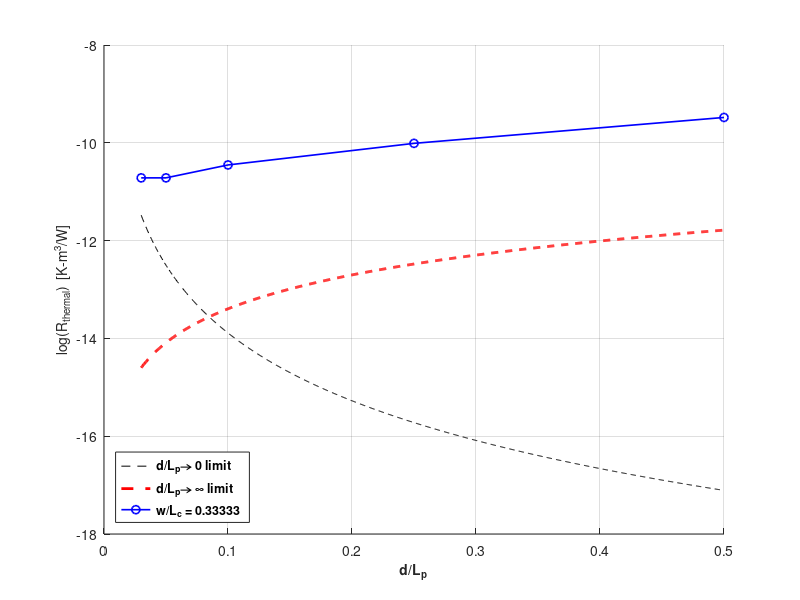

Reproduce this figure in MATLAB.
clc
close all
% clear all

%deltas
delta_T=43;
delta_P=50;

%FLUID PROPS
rho=1.225;
k=0.0242;
cp=1006.43;
mu=1.7894e-5;
alpha=k/rho/cp;

%GEOMETRY PARAMS
w = [0.005 0.015 0.05];
Lc = [0.015 0.015 0.015];
d = [0.0005 0.001 0.0025 0.005];
da= linspace(0.0003, 0.005, 1000);
Lp = [0.01 0.01 0.01 0.01];
for i=1:1:length(da)
    Lpa(i) = 0.01;
end

dbyLp = d./Lp;
da_by_Lpa = da./(Lpa);

d_by_Lp={};
d_by_Lp{1} = [0.0003 0.0005 0.001 0.0025 0.005]./[0.01 0.01 0.01 0.01 0.01];
d_by_Lp{2} = dbyLp;
d_by_Lp{3} = dbyLp;

%ANALYTICAL Q AND R : 2 LIMITS

    % 0 Limit
Q1_pervol = rho*cp*delta_T*delta_P/32/mu.*da.^2./Lpa.^2;
R1 = delta_T./Q1_pervol;

    % INF Limit
Q2_pervol = 4*k*delta_T./sqrt(alpha*Lpa)./da.*(2*delta_P./rho)^0.25;
R2 = delta_T./Q2_pervol;

% Simulation Results
Qsim_pervol={};
unevenness = {};
R_sim={};

Qsim_pervol{1} = [1.94E+06 1.94E+06 1.49E+06 9.58E+05 5.64E+05]; %% 2nd entry was 9.6e5
R_sim{1} = delta_T./Qsim_pervol{1};
unevenness{1} = [0.085 0.161345868 0.359109154 0.565205658 0.372173637];

Qsim_pervol{2} = [1.73E+06 1.49E+06 7.82E+05 4.15E+05];
R_sim{2} = delta_T./Qsim_pervol{2};
unevenness{2} = [0.11642391 0.183890682 0.158531625 -0.202479089];

Qsim_pervol{3} = [1.63E+06 1.11E+06 4.99E+05 2.52E+05];
R_sim{3} = delta_T./Qsim_pervol{3};
unevenness{3} = [-0.195347324 -0.451598127 -1.4 -2.378263632];

%% PLOTTING
p=1;
figure(p);
plotStyle = {'k--','r--','b-o','m-s','g-^'};
grid on;
hold on;

plot(da_by_Lpa,log(R1),plotStyle{1},da_by_Lpa,log(R2),plotStyle{2},'LineWidth',2);
%

plot(d_by_Lp{p},log(R_sim{p}),plotStyle{p+2},'LineWidth',1.2);

w_by_Lc = w./Lc;

legend('d/L_p\rightarrow 0 limit','d/L_p\rightarrow \infty limit',['w/L_c = ' num2str(w_by_Lc(p))],...
    'Location','southwest','FontSize',9,'FontWeight','bold');
xlabel('d/L_p','FontSize',10,'FontWeight','bold')
ylabel('log(R_{thermal})  [K-m^{3}/W]','FontSize',10)
 
%% YY PLOTTING
% p = 3 ; % Case # = p
% figure(1);
% [AX,H1,H2] = plotyy(d_by_Lp{p},R_sim{p},d_by_Lp{p},unevenness{p},'plot');
% 
% %You can use the handles returned by plotyy to label the axes and set the line styles used for plotting.
% % With the axes handles you can specify the YLabel properties of the left- and right-side y-axis:
% hold on;
% grid on;
% %Ylabels
% set(get(AX(1),'Ylabel'),'String','R_{thermal} (K-m^{3}/W)');
% set(get(AX(2),'Ylabel'),'String','Flow Unevenness');%'$Flow\ Unevenness={}^{{{u}_{MAX-Channel}}-{{u}_{HagenPoiseuille}}}/{}_{{{u}_{inlet}}}$', 'Interpreter', 'Latex')
% 
% %Xlabel
% % xlab='d/L_{p}';
% % obj_label=xlabel(xlab);
% % set(obj_label,'Interpreter','Latex','FontSize',12,'FontWeight','bold');
% xlabel('$d/L_{p}$','Interpreter','Latex','FontSize',12,'FontWeight','bold');

% %TiTle
% param = Lc./w;
% obj=title(sprintf('$Lc/w = %0.3f$;',param(p)));
% set(obj,'Interpreter','Latex','FontSize',12,'FontWeight','bold');
% 
% %Use the line handles to set the LineStyle properties of the left- and right-side plots:
% set(H1,'LineStyle',':','marker','s','LineWidth',2)
% set(H2,'LineStyle',':','marker','o','LineWidth',2)
% 
% %legend([H1;H2],'y1','y2');
% 
% % get current (active) axes property
% scale = 0.041;
% pos = get(gca, 'Position');
% pos(2) = pos(2)+scale*pos(4);
% pos(4) = (1-scale)*pos(4);
% set(gca, 'Position', pos)
% 
% %
% % fname = ['R_uneven_' num2str(p) '.fig'];
% % savefig(fname)
% % ename = ['R_uneven_' num2str(p) '.eps'];
% % saveas(gcf,ename)
% % jname = ['R_uneven_' num2str(p) '.jpg'];
% % saveas(gcf,jname)
